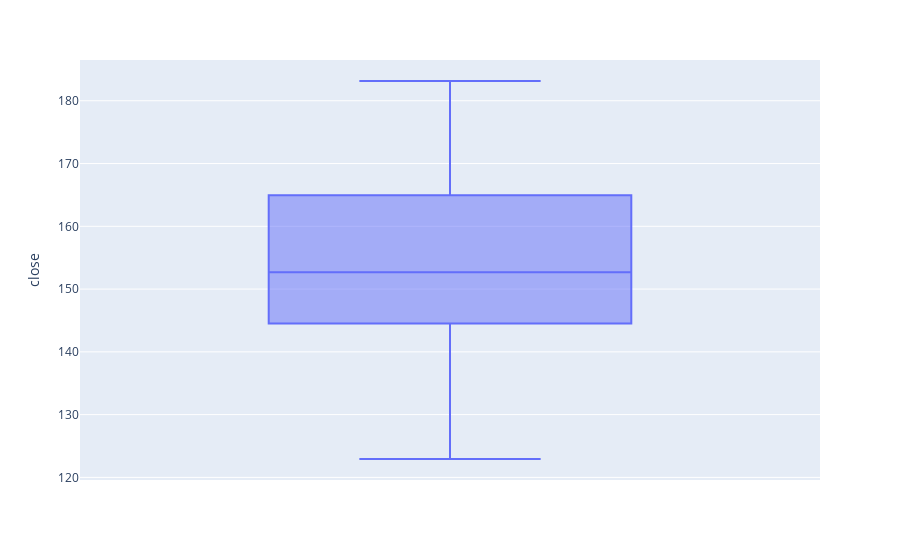

The cell this chart's notebook holds for it:
### Code cell
px.box(df, y='close')

### Figure 1 — Plotly figure (JSON) as saved in the notebook; plotly's stock layout.template omitted (floating-point values rounded to 4 significant figures; data arrays with more than 128 entries replaced by an {"elided": "..."} marker saying what was removed)
{"data": [{"alignmentgroup": "True", "hovertemplate": "close=%{y}<extra></extra>", "legendgroup": "", "marker": {"color": "#636efa"}, "name": "", "notched": false, "offsetgroup": "", "orientation": "v", "showlegend": false, "type": "box", "x0": " ", "xaxis": "x", "y": {"elided": "249 float values"}, "y0": " ", "yaxis": "y"}], "layout": {"boxmode": "group", "legend": {"tracegroupgap": 0}, "margin": {"t": 60}, "xaxis": {"anchor": "y", "domain": [0, 1]}, "yaxis": {"anchor": "x", "domain": [0, 1], "title": {"text": "close"}}}}
